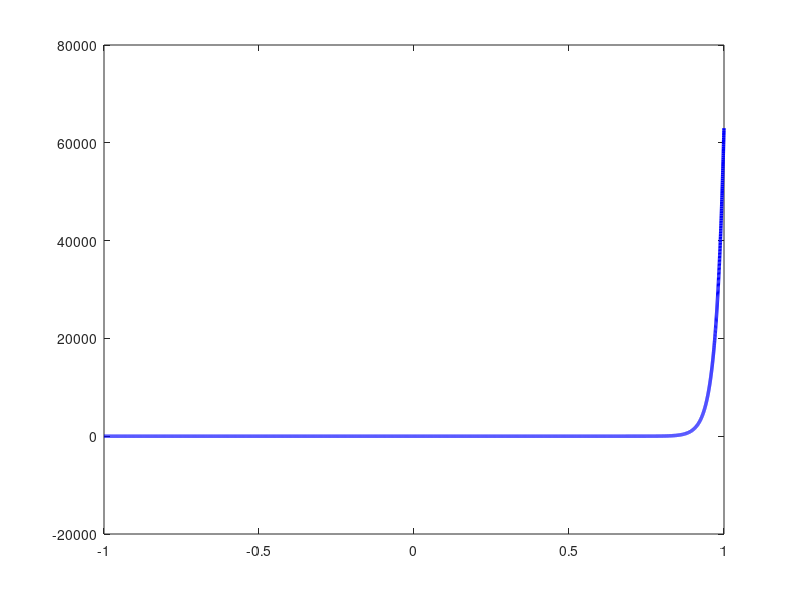

The MATLAB source for this figure: (Note: this script raises an error after producing the figure.)
%% INITIALIZE
%%%%%%%%%%%%%%%%%%%%%%%%%
clear;
close all;
clc;
%%%%%%%%%%%%%%%%%%%%%%%%%
%% CONSTANT DEFINITION
%%%%%%%%%%%%%%%%%%%%%%%%%
k = 1.38064852e-23;
q_e = 1.60217662e-19;
I_s = 1e-12;
T = 300; % Kelvins, Room temperature
%%%%%%%%%%%%%%%%%%%%%%%%%
%% VISUALISATION
%%%%%%%%%%%%%%%%%%%%%%%%%

% Up close or far away regulator
I_limits = [-2 10];% * 5e-12;

V = linspace(-1, 1, 1e4);
I_diode = I_s * (exp(q_e * V / k / T) - 1);

fig = figure();
plot(V, I_diode, '-b', 'LineWidth', 2.5);
xline(0, 'LineWidth', 1 ,'alpha', .5);
yline(0, 'LineWidth', 1, 'alpha', .5);
xlim([-.9, .9])
ylim(I_limits)
xlabel('ძაბვა (ვოლტი)')
ylabel('გამავალი დენი (ამპერი)')
legend('დიოდის გრაფი', 'Location', 'northwest')
title('დენის ძაბვაზე დამოკიდებულების გრაფი')
grid on
grid minor

saveas(fig, '../images/iv_far_away.png')